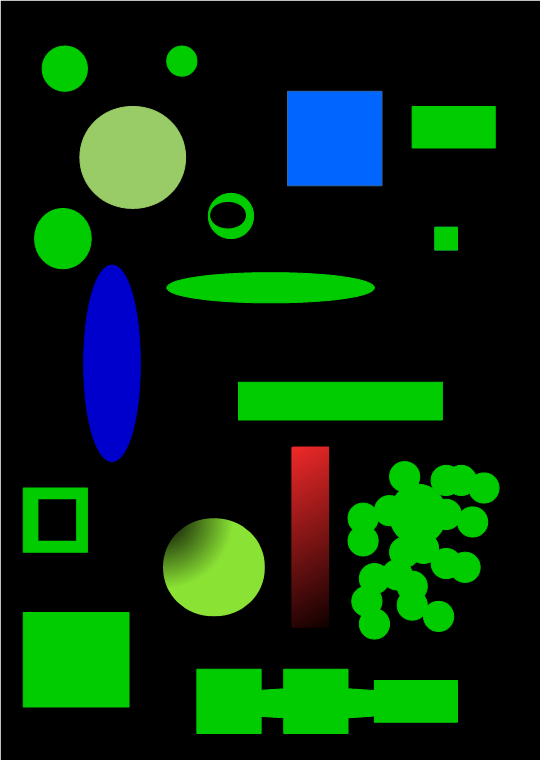
#> input picture opencv 进阶/detect_blob.png, 541 x 760 px
$ jupyter execute '对象测量.ipynb'   (shell and % lines are left out)   (older library calls are emulated)
#> lines starting #> are read from the running program, lines starting #| are printed output that depends on the picture; after the words box and inside, x2 and y2 are one past the last pixel; in counts of white or black regions, pixels touching at a corner belong together
#> further down, src is the input picture: shape (760, 541, 3); mean B, G, R 14.5, 44, 8.8
[cell 1]
import cv2 as cv
import matplotlib.pyplot as plt
import numpy as np

[cell 2]
def measure_object(image):
    gray=cv.cvtColor(image,cv.COLOR_BGR2GRAY)
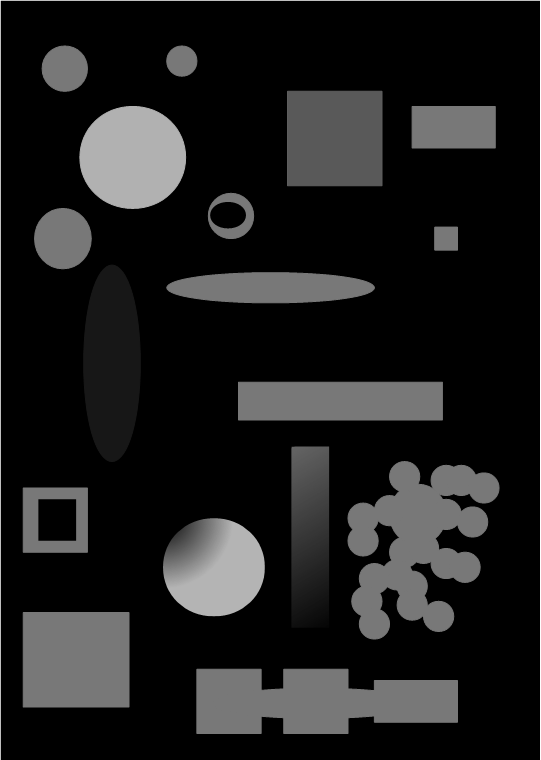
#> gray: shape (760, 541); min 0, max 255, mean 30.1
    ret,binary=cv.threshold(gray,0,255,cv.THRESH_BINARY|cv.THRESH_OTSU)
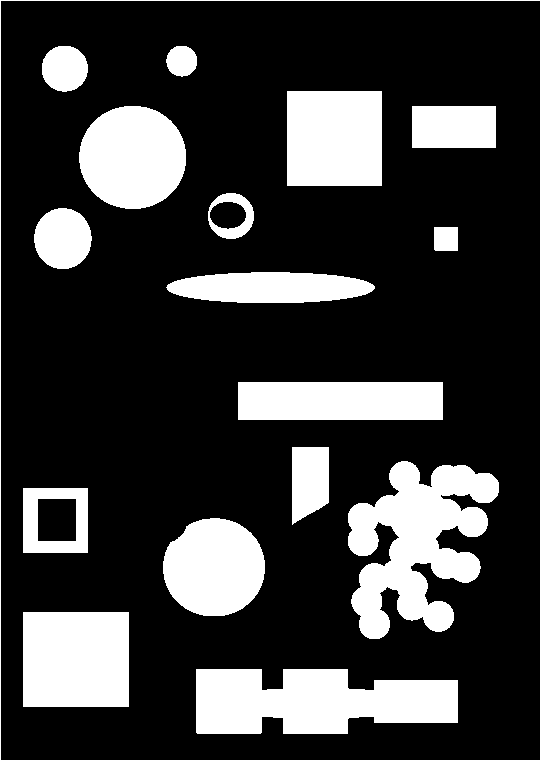
#> binary: shape (760, 541); 23% white; 17 white regions
#> ret = 63
    print('threshold value:%s'%ret)
#| threshold value:63.0
    cv.imshow('binary image',binary)
    contours,hireachy=cv.findContours(binary,cv.RETR_EXTERNAL,cv.CHAIN_APPROX_SIMPLE)
#> contours = 17 contours, 1 with area under 20; largest, box (x1, y1, x2, y2) and area: (348, 461, 499, 639) 14478, (196, 669, 458, 734) 13078, (23, 612, 129, 707) 9870, (287, 91, 382, 186) 8836, (79, 106, 186, 209) 8576; hireachy = 17 rows, first 6: [1, -1, -1, -1], [2, 0, -1, -1], [3, 1, -1, -1], [4, 2, -1, -1], [5, 3, -1, -1], [6, 4, -1, -1]
    for i,contour in enumerate(contours):
        area=cv.contourArea(contour)
        x,y,w,h=cv.boundingRect(contour)
        mm=cv.moments(contour)
        type(mm)
        cx=mm['m10']/mm['m00']
        cy=mm['m01']/mm['m00']
        cv.circle(image,(np.int(cx),np.int(cy)),3,(0,0,255),-1)
        cv.rectangle(image,(x,y),(x+w,y+h),(0,0,255),2)
        print('contour area:%s'%area)
#> this loop made 17 passes
#> (area, x, y, w, h, cx, cy) on passes 1, 3, 5, 6, 8, 9, 10, 11, 13, 15, 16: (13078, 196, 669, 262, 65, 314.9, 701.2), (7707, 163, 518, 102, 98, 213.9, 567.2), (14478, 348, 461, 151, 178, 416.8, 542.4), (2371, 292, 447, 37, 78, 309, 480.2), (4931, 166, 272, 209, 31, 270.1, 287.2), (528.5, 434, 227, 24, 24, 445.5, 238.5), (2689, 34, 208, 58, 61, 62.38, 238.1), (1617, 208, 193, 46, 46, 230.4, 215.5), (8576.5, 79, 106, 107, 103, 132.2, 156.9), (711, 166, 46, 31, 31, 181.3, 60.62), (1615.5, 42, 46, 46, 46, 64.3, 68.18)
#> (contour, area, x, y, w, h, cx, cy) on passes 2, 4, 7, 12, 14: ([[23, 612], [23, 706], [128, 706], [128, 612]], 9870, 23, 612, 106, 95, 75.5, 659), ([[23, 488], [23, 552], [87, 552], [87, 488]], 4096, 23, 488, 65, 65, 55, 520), ([[238, 382], [238, 419], [442, 419], [442, 382]], 7548, 238, 382, 205, 38, 340, 400.5), ([[412, 106], [412, 147], [495, 147], [495, 106]], 3403, 412, 106, 84, 42, 453.5, 126.5), ([[287, 91], [287, 185], [381, 185], [381, 91]], 8836, 287, 91, 95, 95, 334, 138)
#| contour area:13078.0
#| contour area:9870.0
#| contour area:7707.0
#| contour area:4096.0
#| contour area:14478.0
#| contour area:2371.0
#| contour area:7548.0
#| contour area:4931.0
#> (further printed lines are left out)
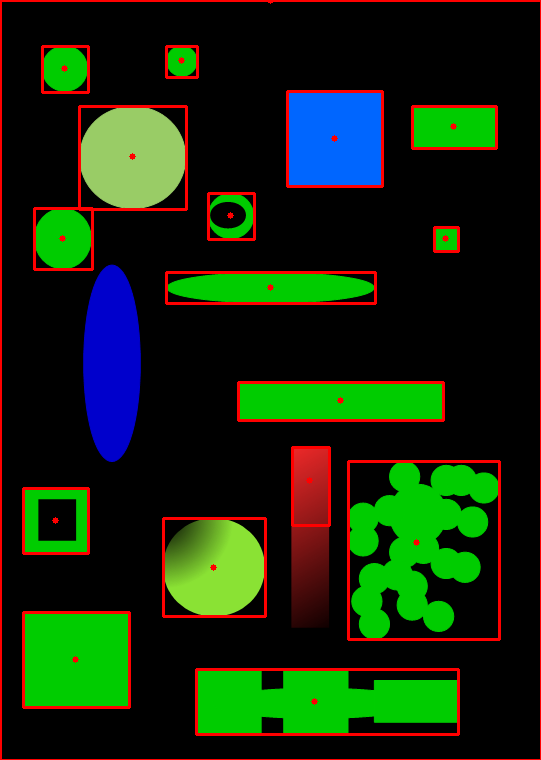
#> image: shape (760, 541, 3); 5.01% of pixels changed, all inside (x1, y1, x2, y2) = (0, 0, 541, 760)
    cv.imshow('measure_contours',image)


print("--------hello python--------")
src=cv.imread('./detect_blob.png')
cv.namedWindow('input image',cv.WINDOW_AUTOSIZE)
cv.imshow('input image',src)
measure_object(src)
cv.waitKey(0)

cv.destroyAllWindows()
